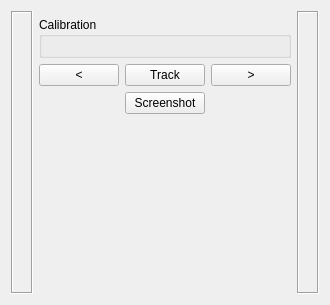
<?xml version="1.0" encoding="UTF-8"?>
<ui version="4.0">
 <class>mtsMicronTrackerControllerQtWidget</class>
 <widget class="QWidget" name="mtsMicronTrackerControllerQtWidget">
  <property name="geometry">
   <rect>
    <x>0</x>
    <y>0</y>
    <width>330</width>
    <height>305</height>
   </rect>
  </property>
  <property name="windowTitle">
   <string>Form</string>
  </property>
  <layout class="QGridLayout" name="gridLayout">
   <item row="6" column="2">
    <spacer name="verticalSpacer">
     <property name="orientation">
      <enum>Qt::Vertical</enum>
     </property>
     <property name="sizeHint" stdset="0">
      <size>
       <width>20</width>
       <height>40</height>
      </size>
     </property>
    </spacer>
   </item>
   <item row="2" column="2">
    <widget class="QPushButton" name="ButtonTrack">
     <property name="text">
      <string>Track</string>
     </property>
     <property name="checkable">
      <bool>true</bool>
     </property>
    </widget>
   </item>
   <item row="2" column="3">
    <widget class="QPushButton" name="ButtonCaptureFrameRight">
     <property name="text">
      <string>&gt;</string>
     </property>
     <property name="checkable">
      <bool>true</bool>
     </property>
    </widget>
   </item>
   <item row="1" column="1" colspan="3">
    <widget class="QGroupBox" name="BoxCalibration">
     <property name="title">
      <string>Calibration</string>
     </property>
     <layout class="QGridLayout" name="gridLayout_2"/>
    </widget>
   </item>
   <item row="2" column="1">
    <widget class="QPushButton" name="ButtonCaptureFrameLeft">
     <property name="text">
      <string>&lt;</string>
     </property>
     <property name="checkable">
      <bool>true</bool>
     </property>
    </widget>
   </item>
   <item row="0" column="0" rowspan="7">
    <widget class="QLabel" name="FrameLeft">
     <property name="frameShape">
      <enum>QFrame::Box</enum>
     </property>
     <property name="frameShadow">
      <enum>QFrame::Sunken</enum>
     </property>
    </widget>
   </item>
   <item row="3" column="2">
    <widget class="QPushButton" name="ButtonScreenshot">
     <property name="text">
      <string>Screenshot</string>
     </property>
    </widget>
   </item>
   <item row="0" column="4" rowspan="7">
    <widget class="QLabel" name="FrameRight">
     <property name="frameShape">
      <enum>QFrame::Box</enum>
     </property>
     <property name="frameShadow">
      <enum>QFrame::Sunken</enum>
     </property>
    </widget>
   </item>
   <item row="5" column="1" colspan="3">
    <layout class="QVBoxLayout" name="LayoutTools">
     <property name="sizeConstraint">
      <enum>QLayout::SetFixedSize</enum>
     </property>
    </layout>
   </item>
  </layout>
 </widget>
 <resources/>
 <connections/>
</ui>
